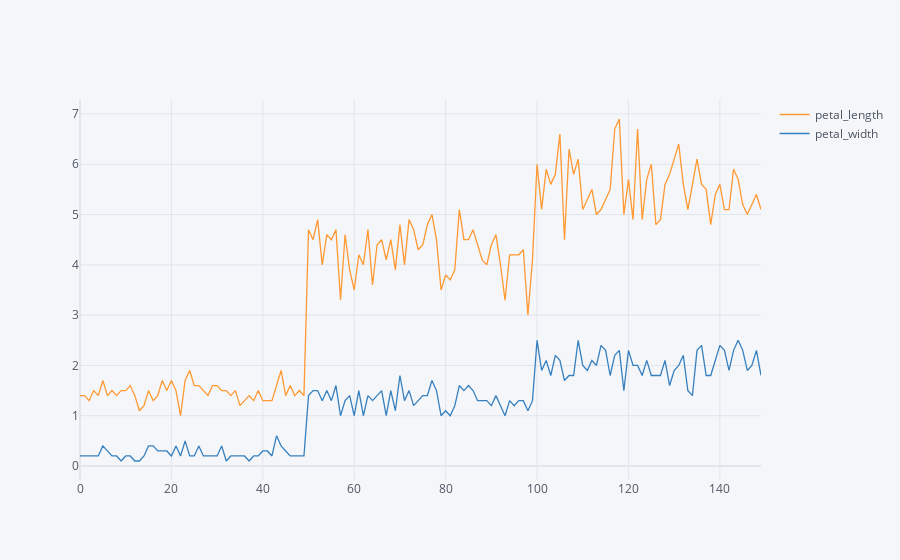

Write notebook code for a chart like this one.
### Code cell
iris[['petal_length', 'petal_width']].iplot()

### Figure 1 — Plotly figure (JSON) as saved in the notebook; plotly's stock layout.template omitted (floating-point values rounded to 4 significant figures; data arrays with more than 128 entries replaced by an {"elided": "..."} marker saying what was removed)
{"data": [{"line": {"color": "rgba(255, 153, 51, 1.0)", "dash": "solid", "shape": "linear", "width": 1.3}, "mode": "lines", "name": "petal_length", "text": "", "type": "scatter", "x": {"elided": "150 int values"}, "y": {"elided": "150 float values"}}, {"line": {"color": "rgba(55, 128, 191, 1.0)", "dash": "solid", "shape": "linear", "width": 1.3}, "mode": "lines", "name": "petal_width", "text": "", "type": "scatter", "x": {"elided": "150 int values"}, "y": {"elided": "150 float values"}}], "layout": {"legend": {"bgcolor": "#F5F6F9", "font": {"color": "#4D5663"}}, "paper_bgcolor": "#F5F6F9", "plot_bgcolor": "#F5F6F9", "title": {"font": {"color": "#4D5663"}}, "xaxis": {"gridcolor": "#E1E5ED", "showgrid": true, "tickfont": {"color": "#4D5663"}, "title": {"font": {"color": "#4D5663"}, "text": ""}, "zerolinecolor": "#E1E5ED"}, "yaxis": {"gridcolor": "#E1E5ED", "showgrid": true, "tickfont": {"color": "#4D5663"}, "title": {"font": {"color": "#4D5663"}, "text": ""}, "zerolinecolor": "#E1E5ED"}}}
